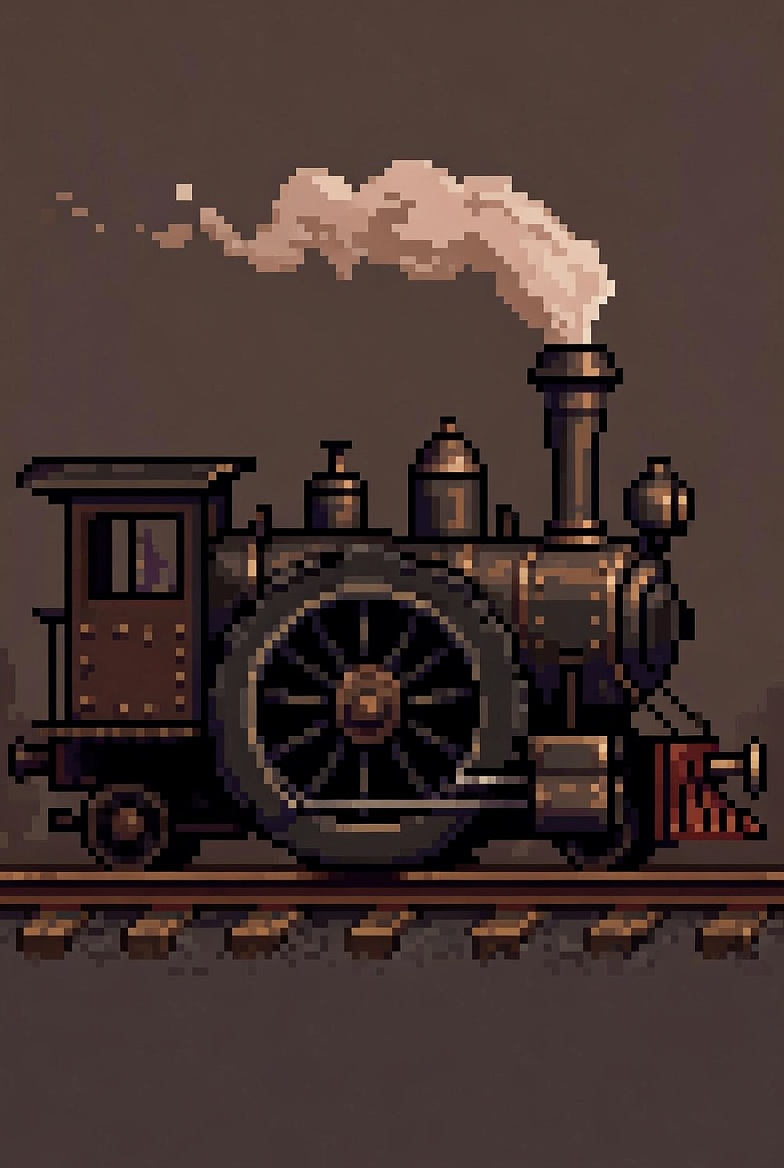
#> input picture example/in.jpg, 784 x 1168 px
$ python pixelate.py example/in.jpg out.png 100 example/in.jpg
#> lines starting #> are read from the running program, lines starting #| are printed output that depends on the picture
import sys
from PIL import Image, ImageDraw
from collections import Counter

def pixelate_dominant_with_grid_ignore_edge(input_path, output_path, pixel_size, debug_grid=False):
    # Open the image and ensure it's in RGB mode
#> called with input_path = 'example/in.jpg', output_path = 'out.png', pixel_size = 100, debug_grid = False
    img = Image.open(input_path).convert("RGB")
#> img is the input picture: PIL image 784x1168 RGB; mean R, G, B 70.1, 52.7, 48.8
    pixels = img.load()
    w, h = img.size
#> w = 784; h = 1168

    # Create a new empty image for output, same size as original
    out_img = Image.new("RGB", (w, h))
#> out_img: PIL image 784x1168 RGB; every value is 0
    out_pixels = out_img.load()

    edge = 2  # Number of edge pixels to ignore (on each side)

    # Loop over blocks of pixels, stepping by pixel_size (the "cell" size)
    for y in range(0, h, pixel_size):
        for x in range(0, w, pixel_size):
            colors = []
            # Only count colors from inside the edge, skip outer 'edge' pixels
            for dy in range(edge, pixel_size-edge):
                for dx in range(edge, pixel_size-edge):
                    px = x + dx
                    py = y + dy
                    if px < w and py < h:
                        colors.append(pixels[px, py])
            # If no colors collected (block too small), just fall back to the center pixel
            if not colors:
                px = x + pixel_size // 2
                py = y + pixel_size // 2
                if px >= w: px = w - 1
                if py >= h: py = h - 1
                colors = [pixels[px, py]]

            color_count = Counter(colors)
            dominant_color = color_count.most_common(1)[0][0]

            # Paint the whole block with the dominant color
            for dy in range(pixel_size):
                for dx in range(pixel_size):
                    px = x + dx
                    py = y + dy
                    if px < w and py < h:
                        out_pixels[px, py] = dominant_color

    # Optionally draw grid lines on top (using ImageDraw)
    if debug_grid:
        draw = ImageDraw.Draw(out_img)
        grid_color = (0, 0, 0)  # Black, can change to (255, 255, 255) or other colors
        for x in range(0, w, pixel_size):
            draw.line([(x, 0), (x, h)], fill=grid_color)
        for y in range(0, h, pixel_size):
            draw.line([(0, y), (w, y)], fill=grid_color)

    out_img.save(output_path)
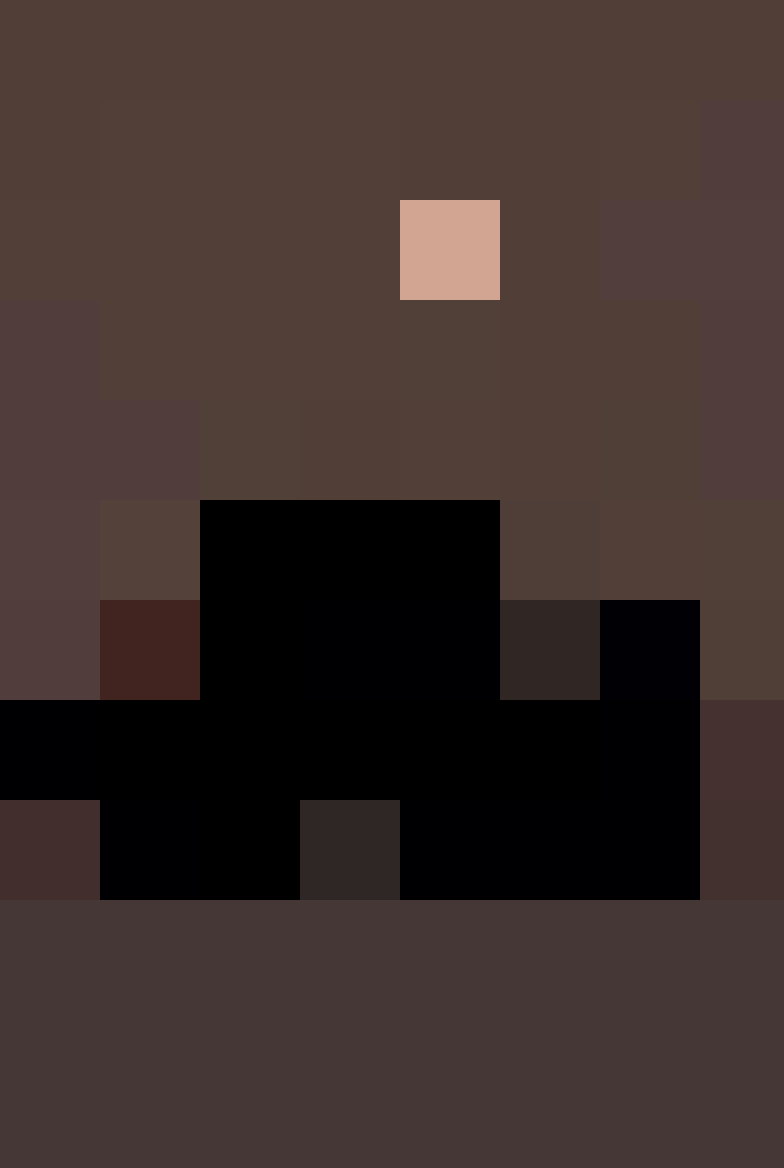
#> saved as out.png: PIL image 784x1168 RGB; mean R, G, B 61.7, 47.6, 44.4
    msg = "WITH GRID" if debug_grid else "without grid"
    print(f"Saved dominant-color pixelated image {msg} to {output_path} with pixel size {pixel_size}")

if __name__ == '__main__':
    # Parse CLI args; look for '--debug' as optional 4th arg
    if len(sys.argv) < 4:
        print("Usage: python pixelate_dominant_grid_ignore_edge.py input_image.png output_image.png pixel_size [--debug]")
    else:
        input_file = sys.argv[1]
        output_file = sys.argv[2]
        pixel_size = int(sys.argv[3])
        debug_grid = (len(sys.argv) > 4 and sys.argv[4] == "--debug")
        pixelate_dominant_with_grid_ignore_edge(input_file, output_file, pixel_size, debug_grid)
